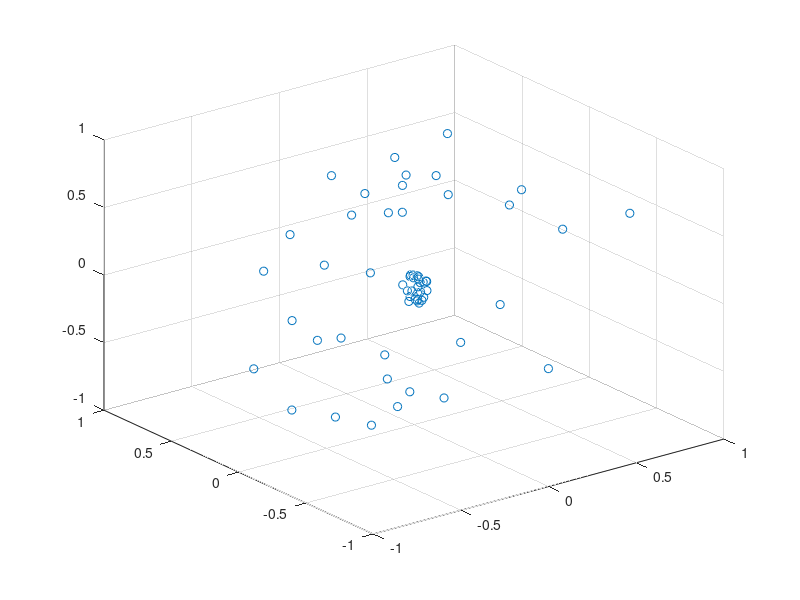
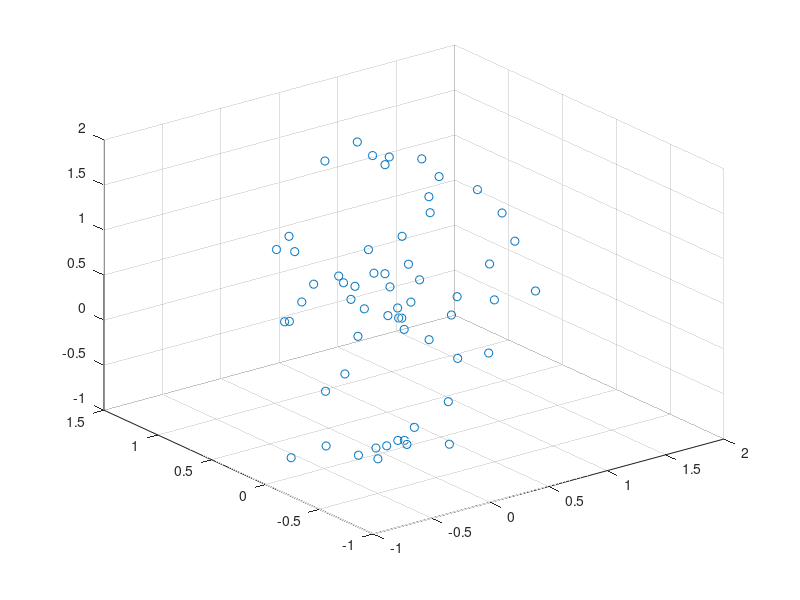

The MATLAB script that drew these images, in order: (Note: this script raises an error after producing the figures.)
% Generate a point cloud in shape of a sphere in Euclidean space. Then 
% compute Betti curves for subset of points from spherical cloud.

clc
clear all
% ===================================
%% Add path tothe Cique-top library
addpath("../clique-top")
% ===================================
%% Set rand seeed for reproducibility
rng(1234)
% ===================================
%% Parameters
sphere_1_size = 10;
sphere_2_size = 10;
size_restric= 60;

variance_1 = 0.01;
var_sclae_1=3;
variance_2 = 0.01;
var_sclae_2=3;

plot_spheres = true;

sphr_scaling_factor = 0.1;
sphr_shift_factor = 0.7;

do_betti_analysis = false;
distance_measure = 'euclidean';
alg_name = 'naive';
dens_range = 0.6;

export_cloud_to_csv = true;
export_distances_to_csv = false;
results_folder = 'results/';
% ===================================
%% Sphere 1
[X,Y,Z] = sphere(sphere_1_size);

% Add noise
X_wnoise = X(:) + sqrt(var_sclae_1*variance_1)*randn(size(X(:)));
Y_wnoise = Y(:) + sqrt(var_sclae_1*variance_1)*randn(size(Y(:)));
Z_wnoise = Z(:) + sqrt(variance_1)*randn(size(Z(:)));

% Normalize
X_wnoise_n = X_wnoise ./ max(abs(X_wnoise));
Y_wnoise_n = Y_wnoise ./ max(abs(Y_wnoise));
Z_wnoise_n = Z_wnoise ./ max(abs(Z_wnoise));

dataset_1 = [X_wnoise_n Y_wnoise_n Z_wnoise_n];

% if plot_spheres; figure; scatter3(X_wnoise_n,Y_wnoise_n,Z_wnoise_n); end
% ===================================
%% Sphere 2
[M,N,L] = sphere(sphere_2_size);

% Add noise
M_wnoise = M(:) + sqrt(var_sclae_2*variance_2)*randn(size(M(:)));
N_wnoise = N(:) + sqrt(var_sclae_2*variance_2)*randn(size(N(:)));
L_wnoise = L(:) + sqrt(variance_2)*randn(size(L(:)));

% Normalize
M_wnoise_n = M_wnoise ./ max(abs(M_wnoise));
N_wnoise_n = N_wnoise ./ max(abs(N_wnoise));
L_wnoise_n = L_wnoise ./ max(abs(L_wnoise));

dataset_2 = [M_wnoise_n N_wnoise_n L_wnoise_n];

% if plot_spheres; figure; scatter3(M_wnoise_n,N_wnoise_n,L_wnoise_n); end
% ===================================
%% Reduce the size of sphere 2
dataset_2_r = dataset_2.*sphr_scaling_factor;
dataset = [dataset_1; dataset_2_r];

dataset_perm = dataset(randperm(size(dataset, 1)), :);

distances = pdist(dataset_perm, distance_measure);
dsit_matrix_r = squareform(distances);

if plot_spheres
    figure; 
    scatter3(dataset_perm(1:size_restric,1),...
        dataset_perm(1:size_restric,2), dataset_perm(1:size_restric,3)); 
end

% ===================================
%% Shifted spheres
dataset_2_s = dataset_2 + sphr_shift_factor ;
dataset = [dataset_1; dataset_2_s];
dataset_perm = dataset(randperm(size(dataset, 1)), :);

distances = pdist(dataset_perm, distance_measure);
dsit_matrix_s = squareform(distances);

if plot_spheres
    figure; 
    scatter3(dataset_perm(1:size_restric,1),...
        dataset_perm(1:size_restric,2), dataset_perm(1:size_restric,3)); 
end


% ===================================
%% Compute and plot Betti curves
if do_betti_analysis
    compute_and_plot_cliq_top(dsit_matrix_r, size_restric, alg_name, ...
                                            dens_range, 'double sphere');
    compute_and_plot_cliq_top(dsit_matrix_s, size_restric, alg_name, ...
                                            dens_range, 'shifted sphere');
end

%% Esport to CSV file
csv_res_folder = strcat(results_folder, 'csv/');
if export_cloud_to_csv
    writematrix(dataset_1,strcat(csv_res_folder,'sphr_coord_1_size', ...
                                                size(dataset_1,1),'.csv'))
    writematrix(dataset_2,strcat(csv_res_folder,'sphr_coord_2', ...
                                                size(dataset_2,1),'.csv'))
    writematrix(dataset_2_r,strcat(csv_res_folder, ...
                      'sphr_coord_2_scaled_',size(dataset_2_r,1),'.csv'))
    writematrix(dataset_2_s,strcat(csv_res_folder, ...
                      'sphr_coord_2_shifted_',size(dataset_2_s,1),'.csv'))
end

if export_distances_to_csv
    writematrix(dsit_matrix_r,strcat(csv_res_folder,'dist_mat_sphr_s', ...
                                            size(dsit_matrix_r,1),'.csv'));
    writematrix(dsit_matrix_s,strcat(csv_res_folder,'dist_mat_sphr_r', ...
                                            size(dsit_matrix_s,1),'.csv'));
end